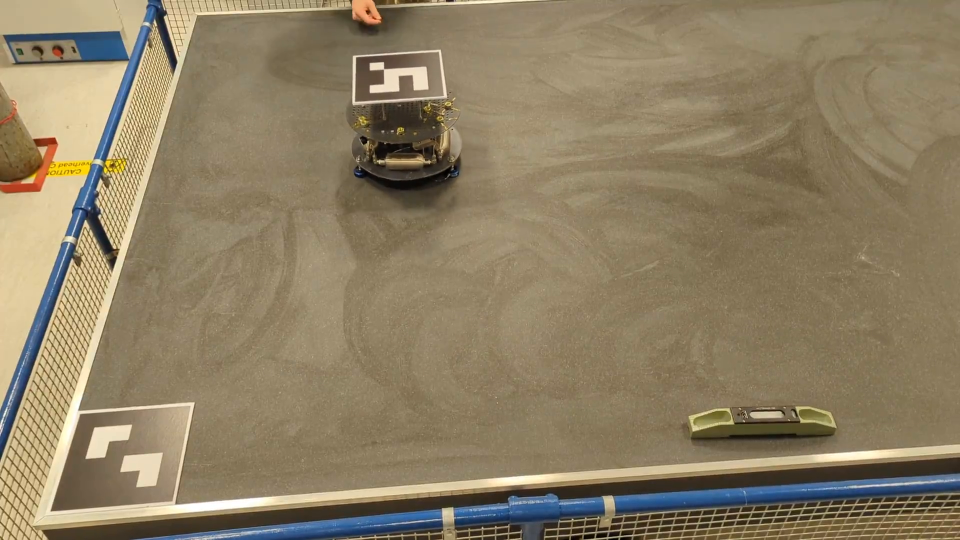
#> input picture frame 37 of Vision_System/ARUCO testing Surrey/PXL_20240206_121445090.TS.mp4, 1920 x 1080 px, given in place of the camera (shown at 1/2 size)
$ python calibrate_ChAruco.py
#> lines starting #> are read from the running program, lines starting #| are printed output that depends on the picture
# The following code is used to watch a video stream, detect Aruco markers, and use
# a set of markers to determine the posture of the camera in relation to the plane
# of markers.

import numpy
import os
import cv2
from cv2 import aruco
import pickle
import Vision_System.parameters as param


gridboard = aruco.CharucoBoard(
        (param.CHARUCO_SQUARES_VERTICALLY, param.CHARUCO_SQUARES_VERTICALLY),  #SquareX, SquareY
        squareLength= param.CHARUCO_squareLength,
        markerLength=param.CHARUCO_markerLength,
        dictionary=param.CHARUCO_DICT)

# Corners discovered in all images processed
corners_all = []

# Aruco ids corresponding to corners discovered
ids_all = []

# Determined at runtime
image_size = None

# This requires a video taken with the camera you want to calibrate
file_path = param.CALIBRATION_VIDEO_PATH

if os.path.exists(file_path):
    # File exists, do something
    print(f"The file {file_path} exists.")
    vid = cv2.VideoCapture(file_path)

else:
    # File doesn't exist, do something else
    print(f"The file {file_path} does not exist. Start video with laptop camera.")
    vid = cv2.VideoCapture(0)


vid.set(cv2.CAP_PROP_FRAME_WIDTH, 1600)
vid.set(cv2.CAP_PROP_FRAME_HEIGHT, 1200)

# The more valid captures, the better the calibration
validCaptures = 0

frame_width = 1600
frame_height = 920

size = (frame_width, frame_height)

# Below VideoWriter object will create
# a frame of above defined The output
# is stored in 'filename.avi' file.
result = cv2.VideoWriter(param.SAVE_PROCESSED_CALIBRATION_VIDEO,
                        cv2.VideoWriter_fourcc(*'MP4V'),
                        30, size)

# Loop through frames
while vid.isOpened():
    # Get frame
    ret, img = vid.read()
#> img is the input picture: shape (1080, 1920, 3); mean B, G, R 99.9, 127.1, 141.4

    # if frame is read correctly ret is True
    if not ret:
        print("Can't receive frame or video finished. Exiting ...")
        break

    # Grayscale the image
    img = cv2.cvtColor(img, cv2.COLOR_BGR2GRAY)
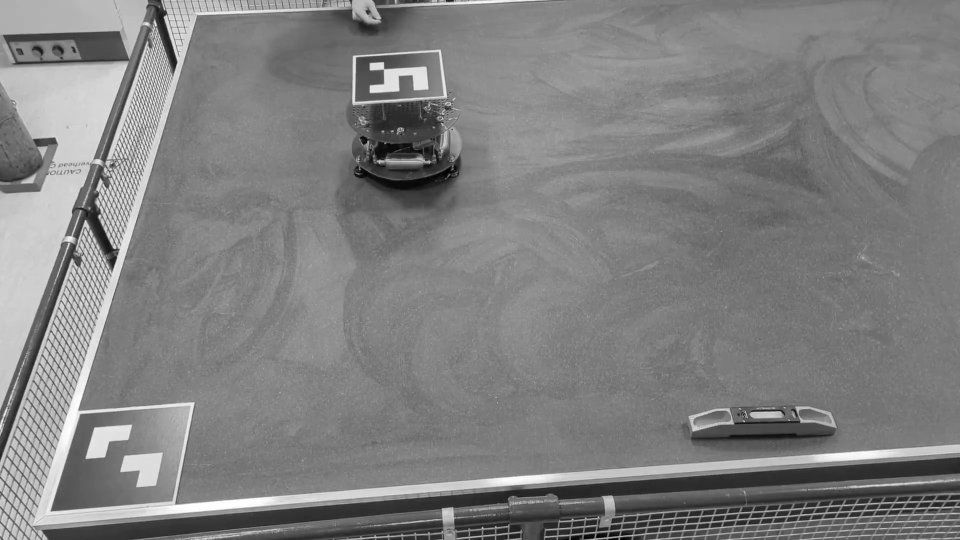
#> img: shape (1080, 1920) (shown at 1/2 size); min 0, max 255, mean 128.1

    # Find aruco markers in the query image
    corners, ids, _ = aruco.detectMarkers(image=img, dictionary=param.CHARUCO_DICT)
#> corners = (); ids = None

    if len(corners) != 0:
        # Get charuco corners and ids from detected aruco markers
        response, charuco_corners, charuco_ids = aruco.interpolateCornersCharuco(markerCorners=corners,
                                                                                 markerIds=ids,
                                                                                 image=img,
                                                                                 board=gridboard)

        # Outline the aruco markers found in our query image
        img = aruco.drawDetectedMarkers(image=img,
                                        corners=corners)

        # If a Charuco board was found, collect image/corner points
        # Requires at least 20 squares for a valid calibration image
        number_markers = int((param.CHARUCO_SQUARES_HORIZONTALLY*param.CHARUCO_SQUARES_VERTICALLY) / 2) - 1  # Number of Aruco markers in gridboard

        if response == number_markers:
            # Add these corners and ids to our calibration arrays
            corners_all.append(charuco_corners)
            ids_all.append(charuco_ids)

            # Draw the Charuco board we've detected to show our calibrator the board was properly detected
            img = aruco.drawDetectedCornersCharuco(image=img,
                                                   charucoCorners=charuco_corners,
                                                   charucoIds=charuco_ids)

            # If our image size is unknown, set it now
            if not image_size:
                image_size = img.shape[::-1]

            # Reproportion the image, maxing width or height at 1000
            proportion = max(img.shape) / 1000.0
            img = cv2.resize(img, (int(img.shape[1]/proportion), int(img.shape[0]/proportion)))

            validCaptures += 1
            if validCaptures == 1000:
                break

    # Pause to display each image, waiting for key press
    #img = cv2.resize(img, (1600, 920))
    result.write(img)
    cv2.imshow('Charuco board', img)
    if cv2.waitKey(1) & 0xFF == ord('q'):
#> (key q is pressed here)
        break

# After the loop release the cap object
vid.release()
result.release()
# Destroy any open CV windows
cv2.destroyAllWindows()

# Show number of valid captures
print("{} valid captures".format(validCaptures))

if validCaptures < 40:
	print("Calibration was unsuccessful. We couldn't detect enough charucoboards in the video.")
	print("Perform a better capture or reduce the minimum number of valid captures required.")
	exit()
#> (the program exits here)

$ run again, starting later in the video
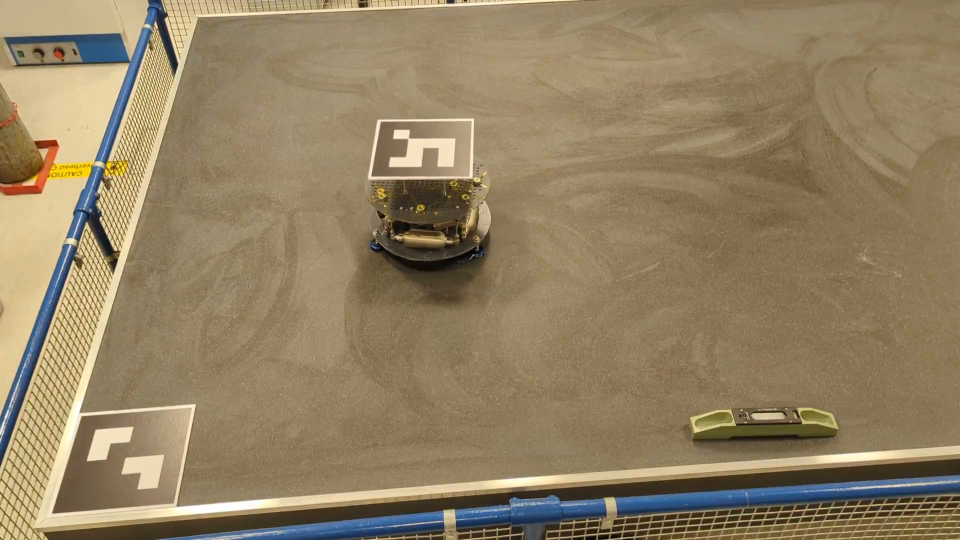
#> input picture frame 167 of Vision_System/ARUCO testing Surrey/PXL_20240206_121445090.TS.mp4, 1920 x 1080 px, given in place of the camera (shown at 1/2 size)
#> img is the input picture: shape (1080, 1920, 3); mean B, G, R 99.1, 129.4, 145.9
#> `img = cv2.cvtColor(img, cv2.COLOR_BGR2GRAY)`:
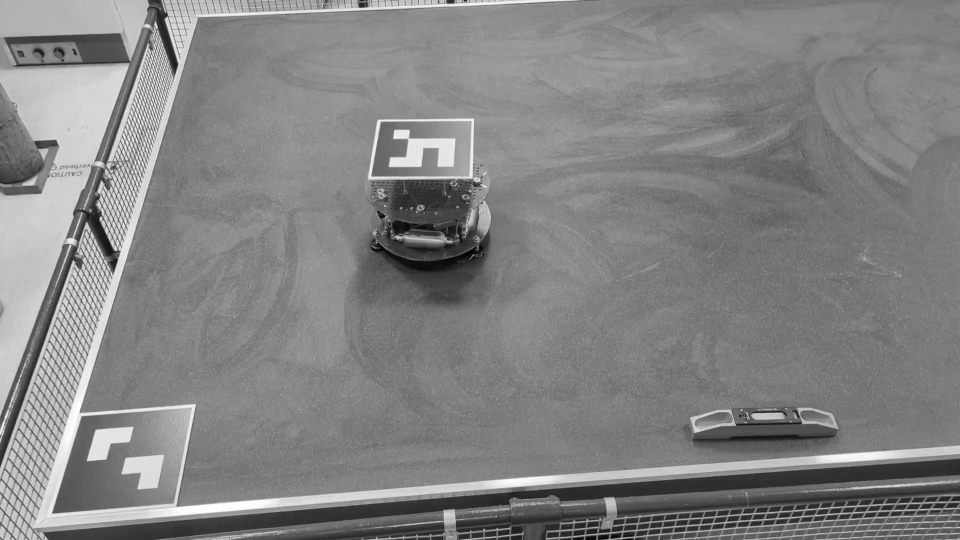
#> img: shape (1080, 1920) (shown at 1/2 size); min 1, max 255, mean 131
#> corners = (); ids = None

$ run again, starting later in the video
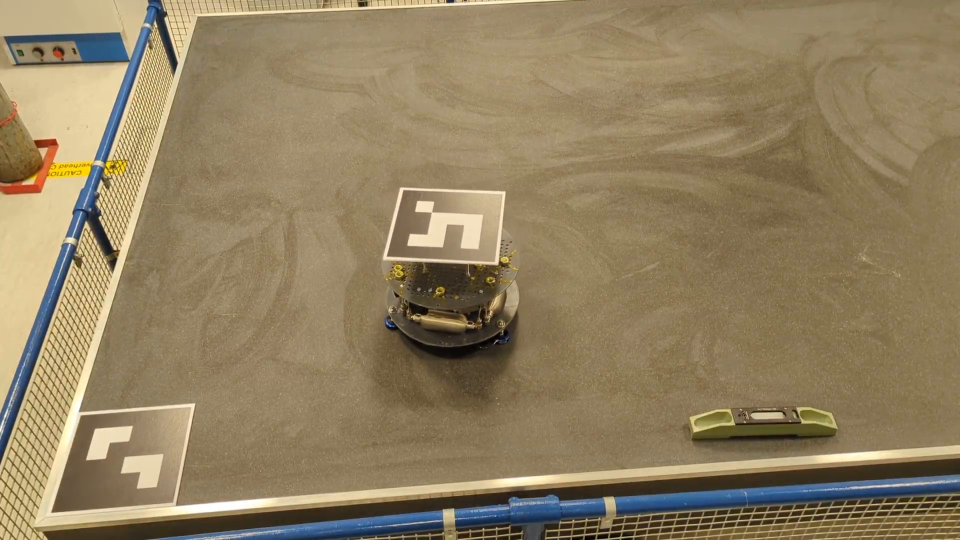
#> input picture frame 298 of Vision_System/ARUCO testing Surrey/PXL_20240206_121445090.TS.mp4, 1920 x 1080 px, given in place of the camera (shown at 1/2 size)
#> img is the input picture: shape (1080, 1920, 3); mean B, G, R 96.7, 128.4, 144.8
#> `img = cv2.cvtColor(img, cv2.COLOR_BGR2GRAY)`:
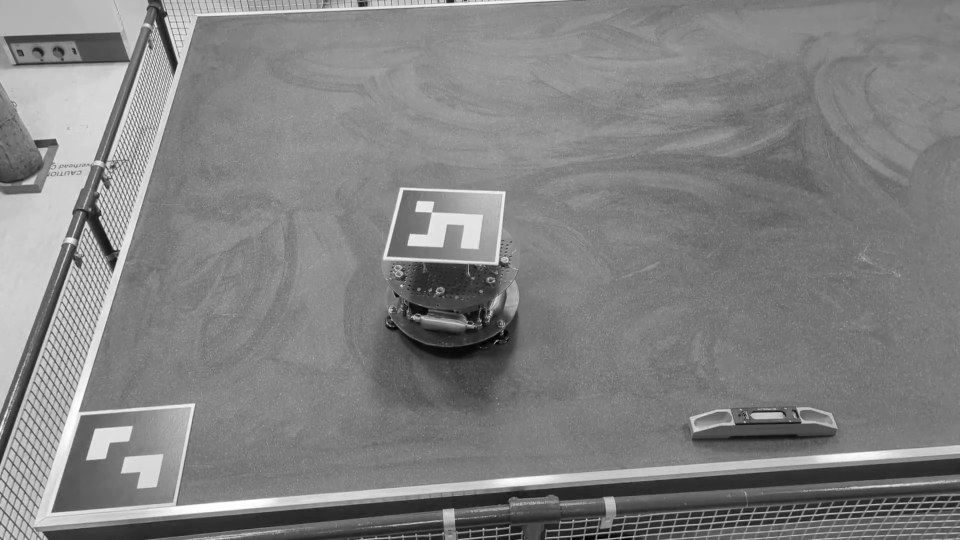
#> img: shape (1080, 1920) (shown at 1/2 size); min 0, max 255, mean 129.7
#> corners = (); ids = None
